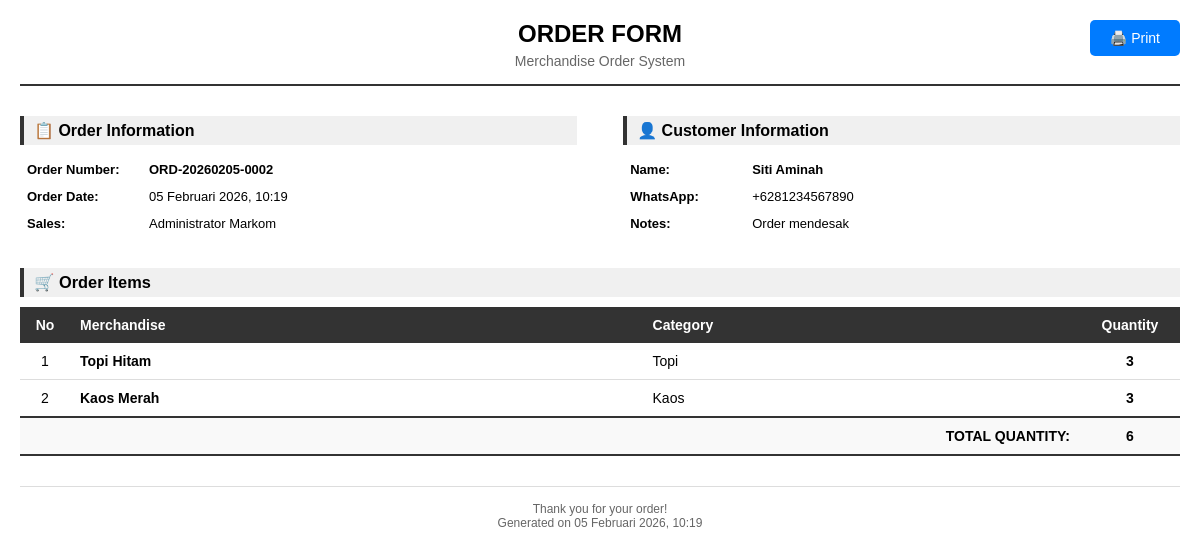
/orders/2/print/ (signed in), run on the app's committed database.
### orders/models.py (models this page shows, shortened)
class Order(models.Model):
    order_number = models.CharField(
        max_length=50,
        unique=True,
        help_text='Auto-generated order number (ORD-YYYYMMDD-XXXX)'
    )
    customer_name = models.CharField(
        max_length=200,
        help_text='Customer full name'
    )
    customer_phone = models.CharField(
        max_length=20,
        help_text='Customer WhatsApp number'
    )
    sales_user = models.ForeignKey(
        settings.AUTH_USER_MODEL,
        on_delete=models.PROTECT,
        related_name='orders',
        help_text='Sales user who created this order'
    )
    notes = models.TextField(
        blank=True,
        help_text='Additional notes or comments'
    )
    created_at = models.DateTimeField(
        auto_now_add=True,
        help_text='Order creation timestamp'
    )
    class Meta:
        db_table = 'orders'
        verbose_name = 'Order'
        verbose_name_plural = 'Orders'
        ordering = ['-created_at']
    @property
    def total_items(self):
        return sum(item.quantity for item in self.items.all())

class OrderItem(models.Model):
    order = models.ForeignKey(
        Order,
        on_delete=models.CASCADE,
        related_name='items',
        help_text='Related order'
    )
    merchandise = models.ForeignKey(
        Merchandise,
        on_delete=models.PROTECT,
        help_text='Merchandise item'
    )
    merchandise_name = models.CharField(
        max_length=200,
        help_text='Merchandise name snapshot'
    )
    quantity = models.IntegerField(
        help_text='Quantity ordered'
    )
    class Meta:
        db_table = 'order_items'
        verbose_name = 'Order Item'
        verbose_name_plural = 'Order Items'
        ordering = ['id']

### accounts/models.py (models this page shows, shortened)
class User(AbstractUser):
    class Role(models.TextChoices):
        ADMIN = 'ADMIN', 'Admin (Markom)'
        SALES = 'SALES', 'Sales'
    role = models.CharField(
        max_length=10,
        choices=Role.choices,
        default=Role.SALES,
        help_text='User role: ADMIN for Markom, SALES for sales team'
    )
    full_name = models.CharField(
        max_length=255,
        help_text='Full name of the user'
    )
    phone = models.CharField(
        max_length=20,
        blank=True,
        help_text='Phone number'
    )
    class Meta:
        db_table = 'users'
        verbose_name = 'User'
        verbose_name_plural = 'Users'
        ordering = ['-date_joined']
    @property
    def is_admin(self):
        return self.role == self.Role.ADMIN
    @property
    def is_sales(self):
        return self.role == self.Role.SALES

### merchandise/models.py (models this page shows, shortened)
class Merchandise(models.Model):
    name = models.CharField(
        max_length=200,
        help_text='Merchandise name'
    )
    description = models.TextField(
        blank=True,
        help_text='Merchandise description'
    )
    category = models.ForeignKey(
        Category,
        on_delete=models.PROTECT,
        help_text='Category for this merchandise'
    )
    stock = models.IntegerField(
        default=0,
        help_text='Current stock quantity'
    )
    image = models.ImageField(
        upload_to='merchandise/%Y/%m/',
        blank=True,
        null=True,
        help_text='Merchandise image (max 2MB, JPG/PNG)'
    )
    is_active = models.BooleanField(
        default=True,
        help_text='Active status (soft delete)'
    )
    created_by = models.ForeignKey(
        settings.AUTH_USER_MODEL,
        on_delete=models.SET_NULL,
        null=True,
        related_name='created_merchandise',
        help_text='User who created this merchandise'
    )
    created_at = models.DateTimeField(auto_now_add=True)
    updated_at = models.DateTimeField(auto_now=True)
    class Meta:
        db_table = 'merchandise'
        verbose_name = 'Merchandise'
        verbose_name_plural = 'Merchandise'
        ordering = ['-created_at']
    def delete(self, using=None, keep_parents=False):
        """Soft delete: set is_active to False"""
        self.is_active = False
        self.save()

class Category(models.Model):
    name = models.CharField(
        max_length=100,
        unique=True,
        help_text='Category name (must be unique)'
    )
    description = models.TextField(
        blank=True,
        help_text='Category description'
    )
    is_active = models.BooleanField(
        default=True,
        help_text='Active status (soft delete)'
    )
    created_at = models.DateTimeField(auto_now_add=True)
    updated_at = models.DateTimeField(auto_now=True)
    class Meta:
        db_table = 'categories'
        verbose_name = 'Category'
        verbose_name_plural = 'Categories'
        ordering = ['name']
    def delete(self, using=None, keep_parents=False):
        """
        Soft delete: set is_active to False instead of deleting
        Prevent deletion if merchandise still exists
        """
        if self.merchandise_set.exists():
            raise ValidationError(
                'Cannot delete category with existing merchandise. '
                'Please deactivate or move merchandise first.'
            )
        self.is_active = False
        self.save()

### orders/views.py (the view)
# urls.py: path('<int:pk>/print/', views.order_print, name='order_print'),
@admin_or_sales_required
def order_print(request, pk):
    order = get_object_or_404(
        Order.objects.select_related('sales_user').prefetch_related('items__merchandise'),
        pk=pk
    )
    if request.user.is_sales and order.sales_user != request.user:
        messages.error(request, 'You can only print your own orders.')
        return redirect('orders:order_list')
    context = {
        'order': order
    }
    return render(request, 'orders/order_print.html', context)

### orders/context_processors.py (called while the page is built)
def cart_context(request):
    if request.user.is_authenticated and hasattr(request.user, 'is_sales') and request.user.is_sales:
        cart = Cart(request)
        return {
            'navbar_cart_total': cart.get_total_quantity(),
            'navbar_cart_unique': cart.get_total_unique(),
        }
    return {
        'navbar_cart_total': 0,
        'navbar_cart_unique': 0,
    }

### templates/orders/order_print.html (shortened to what this page needs)
<!DOCTYPE html>
<html lang="id">
<head>
</head>
<body>
    <button onclick="window.print()" class="print-button no-print">🖨️ Print</button>
    <div class="header">
        <h1>ORDER FORM</h1>
        <p>Merchandise Order System</p>
    </div>
    <div class="order-info">
        <div class="info-box">
            <h3>📋 Order Information</h3>
            <table>
                <tr>
                    <td>Order Number:</td>
                    <td><strong>{{ order.order_number }}</strong></td>
                </tr>
                <tr>
                    <td>Order Date:</td>
                    <td>{{ order.created_at|date:"d F Y, H:i" }}</td>
                </tr>
                <tr>
                    <td>Sales:</td>
                    <td>{{ order.sales_user.full_name }}</td>
                </tr>
            </table>
        </div>
        <div class="info-box">
            <h3>👤 Customer Information</h3>
            <table>
                <tr>
                    <td>Name:</td>
                    <td><strong>{{ order.customer_name }}</strong></td>
                </tr>
                <tr>
                    <td>WhatsApp:</td>
                    <td>{{ order.customer_phone }}</td>
                </tr>
                {% if order.notes %}
                <tr>
                    <td>Notes:</td>
                    <td>{{ order.notes }}</td>
                </tr>
                {% endif %}
            </table>
        </div>
    </div>
    <h3 style="margin-bottom: 10px; padding: 5px 10px; background-color: #f0f0f0; border-left: 4px solid #333;">
        🛒 Order Items
    </h3>
    <table class="items-table">
        <thead>
            <tr>
                <th width="50" class="text-center">No</th>
                <th>Merchandise</th>
                <th>Category</th>
                <th width="100" class="text-center">Quantity</th>
            </tr>
        </thead>
        <tbody>
            {% for item in order.items.all %}
            <tr>
                <td class="text-center">{{ forloop.counter }}</td>
                <td><strong>{{ item.merchandise_name }}</strong></td>
                <td>{{ item.merchandise.category.name }}</td>
                <td class="text-center"><strong>{{ item.quantity }}</strong></td>
            </tr>
            {% endfor %}
        </tbody>
        <tfoot>
            <tr class="total-row">
                <td colspan="3" class="text-right"><strong>TOTAL QUANTITY:</strong></td>
                <td class="text-center"><strong>{{ order.total_items }}</strong></td>
            </tr>
        </tfoot>
    </table>
    <div class="footer">
        <p>Thank you for your order!</p>
        <p>Generated on {{ order.created_at|date:"d F Y, H:i" }}</p>
    </div>
</body>
</html>

### templates/orders/order_print.html (style rules this page uses)
* { margin: 0; padding: 0; box-sizing: border-box; }
body { font-family: Arial, sans-serif; padding: 20px; font-size: 14px; }
.header { text-align: center; margin-bottom: 30px; border-bottom: 2px solid #333; padding-bottom: 15px; }
.header h1 { font-size: 24px; margin-bottom: 5px; }
.header p { color: #666; }
.order-info { display: flex; justify-content: space-between; margin-bottom: 30px; }
.info-box { width: 48%; }
.info-box h3 { font-size: 16px; margin-bottom: 10px; padding: 5px 10px; background-color: #f0f0f0; border-left: 4px solid #333; }
.info-box table { width: 100%; font-size: 13px; }
.info-box table td { padding: 5px; }
.info-box table td:first-child { font-weight: bold; width: 120px; }
.items-table { width: 100%; border-collapse: collapse; margin-bottom: 20px; }
.items-table th { background-color: #333; color: white; padding: 10px; text-align: left; font-weight: bold; }
.items-table td { padding: 10px; border-bottom: 1px solid #ddd; }
.items-table tr:last-child td { border-bottom: 2px solid #333; }
.items-table .text-center { text-align: center; }
.items-table .text-right { text-align: right; }
.footer { margin-top: 30px; padding-top: 15px; border-top: 1px solid #ddd; text-align: center; color: #666; font-size: 12px; }
.total-row { font-weight: bold; background-color: #f9f9f9; }
.print-button { position: fixed; top: 20px; right: 20px; padding: 10px 20px; background-color: #007bff; color: white; border: none; border-radius: 5px; cursor: pointer; font-size: 14px; }

### data on the page
Order: order_number "ORD-20260205-0002", created_at "05 Februari 2026, 10:19", sales_user.full_name "Administrator Markom", customer_name "Siti Aminah", customer_phone "+6281234567890", notes "Order mendesak", total_items "6"
OrderItem: merchandise_name "Topi Hitam", merchandise.category.name "Topi", quantity "3"
OrderItem: merchandise_name "Kaos Merah", merchandise.category.name "Kaos", quantity "3"
